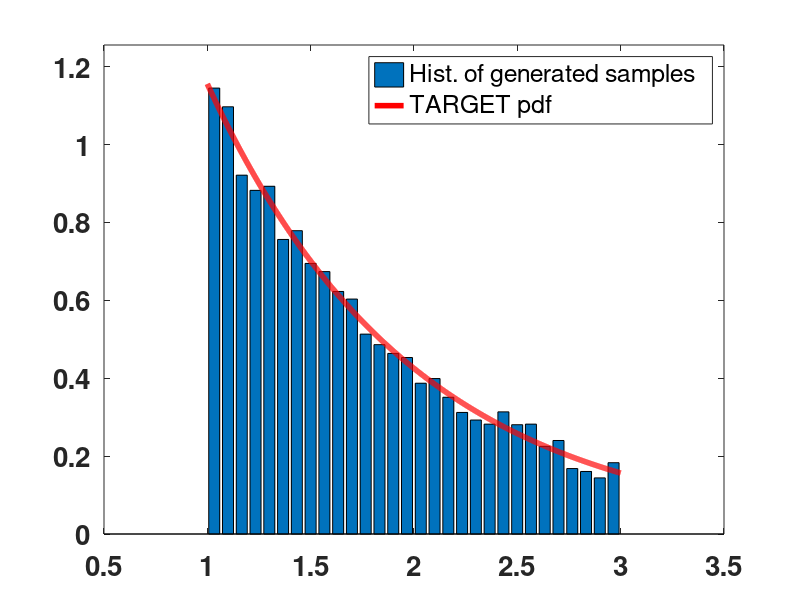

MATLAB code to generate this figure:
%function [sample,fm]=Sampling_Piece_Exp(m,b,x1,x2,N)
%%%%%%%%%%%%%%%%%%%%%%%%%%%%%%%%%%%%%%%%%%%%%%%%%%%%%%%%%%%%%%%%%%
%%%%%%%%%%%%%%%%%%%%%%%%%%%%%%%%%%%%%%%%%%%%%%%%%%%%%%%%%%%%%%%%%%
%%%% SAMPLING TRUNCATED EXPONENTIAL 
%%%%% po(x)\propto exp(-m*x-b), x\in [x1,x2],  x2>x1
%%%%% by Vertical Density Representation (VDR) 
%%%%% or Inverse-f-Density method  (IoD)
%%%%% (they coincide in this case)
%%%%%%%%%%%%%%%%%%%%%%%%%%%%%%%%%%%%%%%%%%%%%%%%%%%%%%%%%%%%%%%%%%
%%%%%%%%%%%%%%%%%%%%%%%%%%%%%%%%%%%%%%%%%%%%%%%%%%%%%%%%%%%%%%%%%%
clear all
close all
clc
%%%%%%%%%%%%%%
disp('%%%%%%%%%%%%%%%%%%%%%%%%%%%%%%%%%%%%%%%%%%%%%%%%%%%')
disp('    SAMPLING FROM A TRUNCATED EXPONENTIAL  ')
disp('  po(x)\propto exp(-m*x-b), x\in [x1,x2],  x2>x1 ')
disp('    by Vertical Density Representation (VDR) ')
disp('     or Inverse-f-Density method  (IoD)  ')
disp('     (they coincide in this case)        ')
disp('%%%%%%%%%%%%%%%%%%%%%%%%%%%%%%%%%%%%%%%%%%%%%%%%%%%%')
m=1;
b=1;
x1=1;
x2=3;
disp(' ')
disp(['  m= ',num2str(m)])
disp(['  b= ',num2str(b)])
disp([' x1= ',num2str(x1)])
disp([' x2= ',num2str(x2)])
disp(' ')
N_samples=10000;
disp([' Number of gen. samples = ',num2str(N_samples)])
%%%%
Tar=@(x)  exp(-m*x-b);
%%%%%%%%%%%%%%%%%%%%%%%%%%%%%%%%%%%%%%%%%%%%%%%%%%%%%%
if m==0 %%%% uniform pdf, special case
%%%
    if x2>=x1 
     x=x1+(x2-x1)*rand(1,N_samples);
     fm=b;
    else
        disp('x2 should be greater x1')
        x1=aux;
        x1=x2;
        x2=aux;
    end
%%%    
else %%%% truncated exponential pdf
%%%    
    MINI=min([exp(-m*x1-b),exp(-m*x2-b)]);
    MAXI=max([exp(-m*x1-b),exp(-m*x2-b)]);
   y=MINI+(MAXI-MINI)*rand(1,N_samples); %%% the Vertical Density in Uniform in [MINI,MAXI]
%%%%%%
x=-(log(y)+b)/m; %%%% inverting y=exp(-m*x-b).
end
%%%%%%%%%%%%%%%%%%%%%%%%%%%%%%%%%%%%%%%%%%%%%%%%%%%%%%%%%%%%%%%%%%%%%%%%%%%
%%% END METHOD
%%%%%%%%%%%%%%%%
%%%%%%%%%%%%%%%%
%%%% plots %%%%%
figure
hold on
[e,b]=hist(x,30);
Zbar=sum(e*(b(2)-b(1)));
hold on
set(gca,'FontWeight','Bold','FontSize',20)
box on
bar(b,1/Zbar*e)
step1=0.001;
xaux=x1:step1:x2;
Z=sum(Tar(xaux)*step1);
plot(xaux,(1/Z)*Tar(xaux),'r','LineWidth',4)
legend('Hist. of generated samples','TARGET pdf')
axis([x1-0.5 x2+0.5 0 max((1/Z)*[Tar(x1) Tar(x2)])+0.1 ])
 
